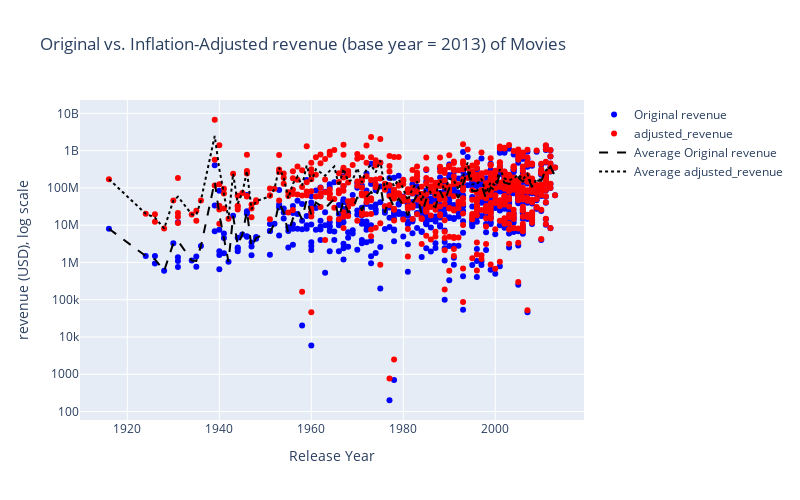
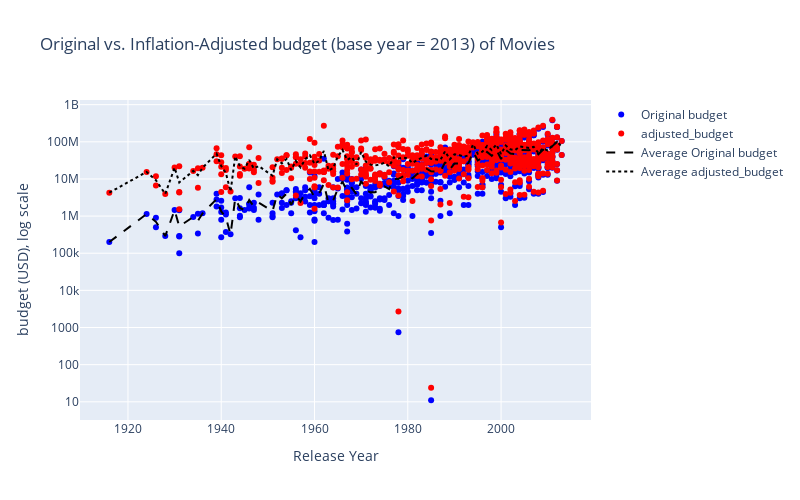

The notebook cell these images were saved under, in order:
### Markdown cell above
### Revenue Adaptation for inflation
We use the same approach as discussed in this article: https://towardsdatascience.com/adjusting-prices-for-inflation-in-pandas-daaaa782cd89 

We use the data from here: https://fred.stlouisfed.org/series/CPIAUCNS

### Code cell
df_revenue = gu.adjust_for_inflation(data, ['revenue','budget'],cpiaucns_path='./data/CPIAUCNS.csv' ,title='BookTitle', is_plotting_enabled=True)
